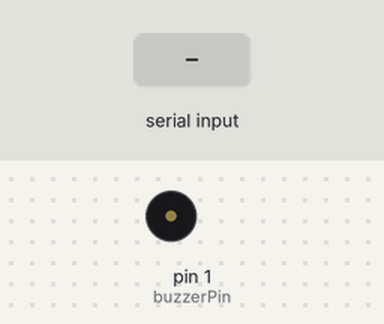
Simulated run of this sketch. Board: Arduino Uno, built with avr-gcc and run on an emulated ATmega328P. On the bench: buzzer (waves = sounding). The inputs (shaded band) are chosen by the test bench.

Above: at 1.2 s.
1.3 s: byte 30 received over Serial
At 2.0 s:
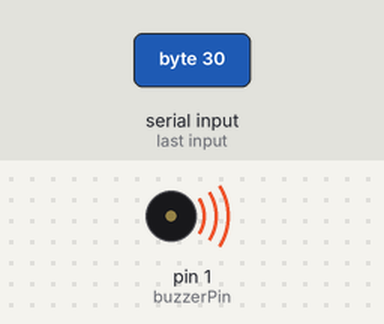
Timing chart, 0 to 4.3 s (numbered marks = the images above; inputs shaded):
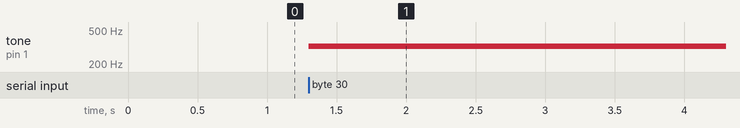

Measured:
- after the input at 1.3 s, tone on pin 1 (buzzerPin): silent → 323 Hz at once

The sketch:

SS_5_JayKim.ino
```cpp
const int buzzerPin = 1;
int frequency = 0;

void setup() {
  Serial.begin(9600);
  pinMode(buzzerPin, OUTPUT);
}

void loop() {
  if (Serial.available() > 0) {
    // Read the incoming byte (0-255) from the serial port
    int inByte = Serial.read();

    // Map the byte value to a usable frequency range (e.g., 100 Hz to 2000 Hz)
    // The incoming value (inByte) is 0-255, we map it to our desired range
    frequency = map(inByte, 0, 255, 100, 2000);

    // Play the tone with the calculated frequency
    tone(buzzerPin, frequency);
  }
}
```
